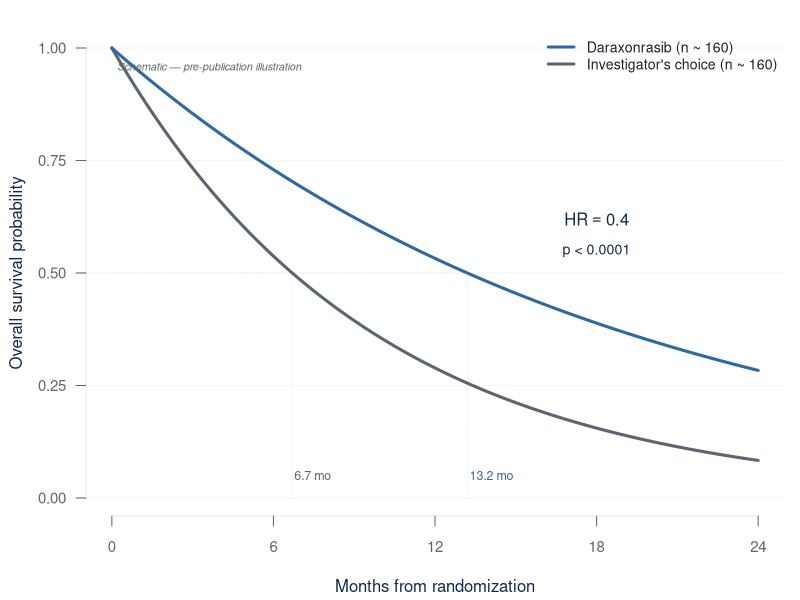
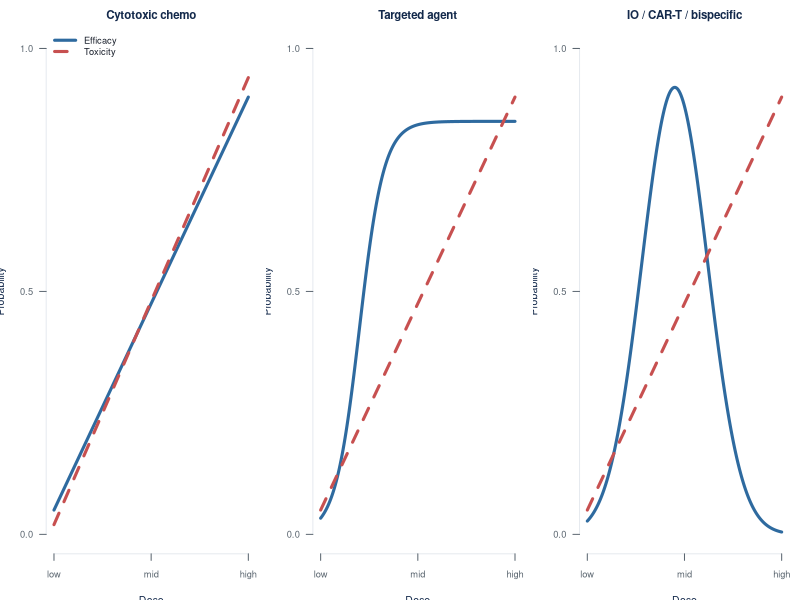
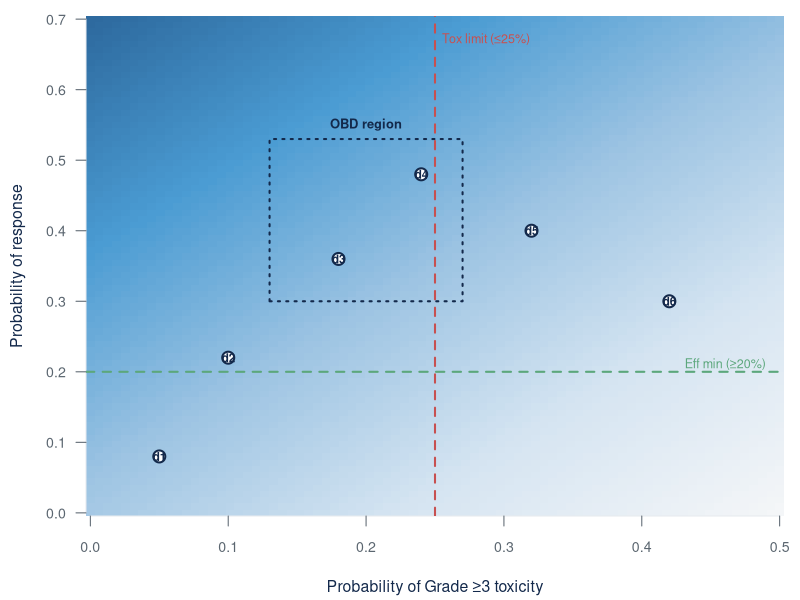
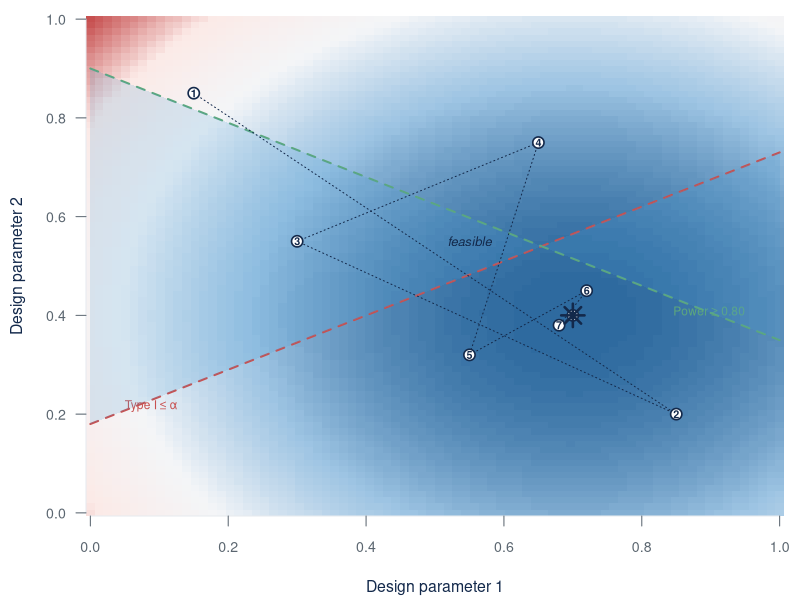

Write R code to recreate these figures, in order.
# Build the four data-plot figures for the GI SPORE talk.
#
# These are pedagogical illustrations, not analyses of real data. The KM curve
# in particular uses simulated event times that reproduce the published
# RASolute 302 headline numbers (median OS 13.2 vs 6.7 mo, HR ~0.40) for
# visual purposes only. A "Schematic" annotation is included on the slide.
#
# Run from this directory:
#   Rscript build_figures.R
#
# Outputs written next to this script: rasolute302-km.svg,
# dose-response-trio.svg, uboin-utility-heatmap.svg, baton-acquisition-cartoon.svg

# Lab palette (kept inline so the script is self-contained; tokens elsewhere
# in the deck live in custom.css).
PAL <- list(
  navy          = "#13294B",
  carolina      = "#4B9CD3",
  carolina_deep = "#2E6A9F",
  graphite      = "#5B6670",
  fog           = "#F4F6F8",
  mist          = "#E6EAEF",
  ink           = "#1A202C",
  alert         = "#C75050",   # for the "MTD region" hatch
  warn          = "#D9B546",
  good          = "#5CA77C"
)

# ---------------------------------------------------------------------------
# Figure 1 — RASolute 302 schematic KM curve
# ---------------------------------------------------------------------------
# Construct two exponential-ish survival curves with the right medians.
# median = log(2) / lambda  =>  lambda = log(2) / median
draw_km <- function() {
  t <- seq(0, 24, by = 0.1)
  S_chemo <- exp(-log(2) / 6.7 * t)
  S_dara  <- exp(-log(2) / 13.2 * t)

  svg("rasolute302-km.svg", width = 6, height = 4.5)
  op <- par(mar = c(4.2, 4.3, 1.5, 0.8), family = "sans",
            col.axis = PAL$graphite, col.lab = PAL$navy,
            fg = PAL$graphite, cex.axis = 0.9, cex.lab = 1.0)

  plot(NA, xlim = c(0, 24), ylim = c(0, 1), axes = FALSE,
       xlab = "Months from randomization",
       ylab = "Overall survival probability")
  axis(1, at = seq(0, 24, by = 6), col = PAL$mist, col.ticks = PAL$graphite,
       lwd = 1)
  axis(2, at = seq(0, 1, by = 0.25), las = 1, col = PAL$mist,
       col.ticks = PAL$graphite, lwd = 1)
  abline(h = seq(0, 1, by = 0.25), col = PAL$mist, lwd = 0.5)

  # Median guides
  segments(0, 0.5, 13.2, 0.5, col = PAL$mist, lty = 3)
  segments(6.7, 0, 6.7, 0.5,  col = PAL$mist, lty = 3)
  segments(13.2, 0, 13.2, 0.5, col = PAL$mist, lty = 3)

  lines(t, S_chemo, col = PAL$graphite,      lwd = 3)
  lines(t, S_dara,  col = PAL$carolina_deep, lwd = 3)

  # Median annotations
  text(6.7,  0.04, "6.7 mo",  col = PAL$graphite,      cex = 0.75, adj = c(-0.05, 0))
  text(13.2, 0.04, "13.2 mo", col = PAL$carolina_deep, cex = 0.75, adj = c(-0.05, 0))

  # Legend
  legend("topright", bty = "n", cex = 0.85, text.col = PAL$ink,
         legend = c("Daraxonrasib (n ~ 160)", "Investigator's choice (n ~ 160)"),
         col = c(PAL$carolina_deep, PAL$graphite),
         lwd = 3, seg.len = 2)

  # HR annotation
  text(18, 0.62, expression(HR == 0.40), col = PAL$navy, cex = 1.0)
  text(18, 0.55, "p < 0.0001", col = PAL$navy, cex = 0.85)

  # Schematic disclaimer (top-left, out of the way of median annotations)
  text(0.2, 0.95, "Schematic — pre-publication illustration",
       col = PAL$graphite, cex = 0.65, font = 3, adj = c(0, 0))

  par(op)
  dev.off()
  invisible(NULL)
}

# ---------------------------------------------------------------------------
# Figure 2 — Dose-response trio
# ---------------------------------------------------------------------------
draw_dose_response_trio <- function() {
  x <- seq(0, 10, length.out = 200)

  # Chemo: monotone in both
  chemo_eff <- 0.05 + 0.085 * x
  chemo_tox <- 0.02 + 0.092 * x

  # Targeted: efficacy plateaus, toxicity climbs
  targ_eff  <- 0.85 / (1 + exp(-1.6 * (x - 2.0)))
  targ_tox  <- 0.05 + 0.085 * x

  # IO / CAR-T: efficacy umbrella, toxicity climbs
  io_eff    <- 0.92 * exp(-((x - 4.5) / 2.4)^2)
  io_tox    <- 0.05 + 0.085 * x

  svg("dose-response-trio.svg", width = 9, height = 3.3)
  op <- par(mfrow = c(1, 3), mar = c(3.5, 3.5, 2.2, 0.8), family = "sans",
            col.axis = PAL$graphite, col.lab = PAL$navy,
            fg = PAL$graphite, cex.axis = 0.85, cex.lab = 0.95,
            cex.main = 1.05, col.main = PAL$navy)

  panel <- function(eff, tox, title) {
    plot(NA, xlim = c(0, 10), ylim = c(0, 1), axes = FALSE,
         xlab = "Dose", ylab = "Probability", main = title)
    axis(1, at = c(0, 5, 10), labels = c("low", "mid", "high"),
         col = PAL$mist, col.ticks = PAL$graphite, lwd = 1)
    axis(2, at = c(0, 0.5, 1), las = 1, col = PAL$mist,
         col.ticks = PAL$graphite, lwd = 1)
    lines(x, eff, col = PAL$carolina_deep, lwd = 3)
    lines(x, tox, col = PAL$alert,          lwd = 3, lty = 2)
  }

  panel(chemo_eff, chemo_tox, "Cytotoxic chemo")
  legend("topleft", bty = "n", cex = 0.85, text.col = PAL$ink,
         legend = c("Efficacy", "Toxicity"),
         col = c(PAL$carolina_deep, PAL$alert), lwd = 3, lty = c(1, 2),
         seg.len = 2.5)

  panel(targ_eff, targ_tox, "Targeted agent")
  panel(io_eff,   io_tox,   "IO / CAR-T / bispecific")

  par(op)
  dev.off()
  invisible(NULL)
}

# ---------------------------------------------------------------------------
# Figure 3 — U-BOIN utility heatmap
# ---------------------------------------------------------------------------
# Plot the dose × (tox, eff) plane with a utility heatmap. Toxicity probability
# on x-axis, efficacy probability on y-axis. Mark admissibility lines and OBD
# region. Show six candidate dose levels as labeled points.
draw_uboin_heatmap <- function() {
  tox <- seq(0, 0.5, length.out = 80)
  eff <- seq(0, 0.7, length.out = 80)
  grid <- expand.grid(tox = tox, eff = eff)
  # Linear utility: u = w_eff * eff - w_tox * tox  (canonical U-BOIN form)
  grid$u <- 1.0 * grid$eff - 1.2 * grid$tox

  # 2D matrix for image()
  U <- matrix(grid$u, nrow = length(tox), ncol = length(eff))

  svg("uboin-utility-heatmap.svg", width = 6.5, height = 4.3)
  op <- par(mar = c(4.2, 4.3, 0.8, 0.8), family = "sans",
            col.axis = PAL$graphite, col.lab = PAL$navy,
            fg = PAL$graphite, cex.axis = 0.85, cex.lab = 0.95)

  # Build the colorRampPalette ranging from fog (low utility) to carolina_deep
  # (high utility) — keeps the figure on-palette for the deck.
  pal_n <- 100
  ramp <- colorRampPalette(c("#F4F6F8", "#D6E5F2", "#9DC4E3", "#4B9CD3", "#2E6A9F"))
  image(tox, eff, U, col = ramp(pal_n), axes = FALSE,
        xlab = "Probability of Grade ≥3 toxicity",
        ylab = "Probability of response")
  axis(1, at = seq(0, 0.5, by = 0.1), col = PAL$mist,
       col.ticks = PAL$graphite, lwd = 1)
  axis(2, at = seq(0, 0.7, by = 0.1), las = 1, col = PAL$mist,
       col.ticks = PAL$graphite, lwd = 1)

  # Admissibility lines: toxicity ≤ 0.25 and efficacy ≥ 0.20
  abline(v = 0.25, col = PAL$alert, lwd = 2, lty = 2)
  abline(h = 0.20, col = PAL$good,  lwd = 2, lty = 2)
  text(0.255, 0.68, "Tox limit (≤25%)", col = PAL$alert, cex = 0.75, adj = c(0, 1))
  text(0.49, 0.205, "Eff min (≥20%)",   col = PAL$good,  cex = 0.75, adj = c(1, 0))

  # Six candidate dose levels (illustrative). Toxicity rises with dose,
  # efficacy peaks around dose 3-4 then falls under combo toxicity.
  doses <- data.frame(
    label = c("d1", "d2", "d3", "d4", "d5", "d6"),
    tox   = c(0.05, 0.10, 0.18, 0.24, 0.32, 0.42),
    eff   = c(0.08, 0.22, 0.36, 0.48, 0.40, 0.30)
  )
  points(doses$tox, doses$eff, pch = 21, bg = "white",
         col = PAL$navy, cex = 1.6, lwd = 2)
  text(doses$tox, doses$eff, doses$label, col = PAL$navy,
       cex = 0.7, font = 2)

  # OBD region: d3-d4 (admissible AND high utility)
  rect(0.13, 0.30, 0.27, 0.53, border = PAL$navy, lwd = 2, lty = 3)
  text(0.20, 0.55, "OBD region", col = PAL$navy, cex = 0.78, font = 2)

  par(op)
  dev.off()
  invisible(NULL)
}

# ---------------------------------------------------------------------------
# Figure 4 — BATON acquisition surface
# ---------------------------------------------------------------------------
# 2D constrained optimization landscape. Objective function = expected sample
# size (to minimize). Two constraints carve out a feasible region. BATON's
# sequential evaluations (numbered) converge to the constrained optimum.
draw_baton_surface <- function() {
  # Design parameters: p1 (efficacy threshold), p2 (futility margin)
  p1 <- seq(0, 1, length.out = 80)
  p2 <- seq(0, 1, length.out = 80)
  grid <- expand.grid(p1 = p1, p2 = p2)
  # Objective: bowl-shaped, optimum near (0.7, 0.4)
  grid$obj <- 60 + 40 * ((grid$p1 - 0.7)^2 + (grid$p2 - 0.4)^2)
  Obj <- matrix(grid$obj, nrow = length(p1), ncol = length(p2))

  svg("baton-acquisition-cartoon.svg", width = 6, height = 4.5)
  op <- par(mar = c(4.2, 4.3, 0.8, 0.8), family = "sans",
            col.axis = PAL$graphite, col.lab = PAL$navy,
            fg = PAL$graphite, cex.axis = 0.85, cex.lab = 0.95)

  ramp <- colorRampPalette(c("#2E6A9F", "#9DC4E3", "#F4F6F8", "#FCEAE7", "#C75050"))
  image(p1, p2, Obj, col = ramp(100), axes = FALSE,
        xlab = "Design parameter 1",
        ylab = "Design parameter 2")
  axis(1, at = seq(0, 1, by = 0.2), col = PAL$mist,
       col.ticks = PAL$graphite, lwd = 1)
  axis(2, at = seq(0, 1, by = 0.2), las = 1, col = PAL$mist,
       col.ticks = PAL$graphite, lwd = 1)

  # Constraint 1: Type I error <= alpha (left of curve)
  c1_x <- seq(0, 1, length.out = 100)
  c1_y <- 0.18 + 0.55 * c1_x
  lines(c1_x, c1_y, col = PAL$alert, lwd = 2, lty = 2)
  text(0.05, 0.21, "Type I ≤ α", col = PAL$alert, cex = 0.72, adj = c(0, 0))

  # Constraint 2: Power >= 1 - beta (right of curve)
  c2_x <- seq(0, 1, length.out = 100)
  c2_y <- 0.9 - 0.55 * c2_x
  lines(c2_x, c2_y, col = PAL$good, lwd = 2, lty = 2)
  text(0.95, 0.40, "Power ≥ 0.80", col = PAL$good, cex = 0.72, adj = c(1, 0))

  # Feasible region polygon (between the two constraints)
  feas_x <- c(seq(0.0, 1.0, length.out = 50),
              seq(1.0, 0.0, length.out = 50))
  feas_y <- c(0.18 + 0.55 * seq(0.0, 1.0, length.out = 50),
              0.9  - 0.55 * seq(1.0, 0.0, length.out = 50))
  feas_y <- pmax(0, pmin(1, feas_y))
  polygon(feas_x, feas_y, col = adjustcolor(PAL$carolina, alpha.f = 0.18),
          border = NA)
  text(0.55, 0.55, "feasible", col = PAL$navy, cex = 0.78, font = 3)

  # BATON sequential evaluations — converging trajectory
  pts <- data.frame(
    x = c(0.15, 0.85, 0.30, 0.65, 0.55, 0.72, 0.68, 0.70),
    y = c(0.85, 0.20, 0.55, 0.75, 0.32, 0.45, 0.38, 0.40),
    n = 1:8
  )
  for (i in seq_len(nrow(pts) - 1)) {
    segments(pts$x[i], pts$y[i], pts$x[i+1], pts$y[i+1],
             col = PAL$navy, lwd = 1, lty = 3)
  }
  points(pts$x, pts$y, pch = 21, bg = "white", col = PAL$navy,
         cex = 1.5, lwd = 1.6)
  text(pts$x, pts$y, pts$n, col = PAL$navy, cex = 0.65, font = 2)

  # Final optimum (star at point 8)
  points(0.70, 0.40, pch = 8, col = PAL$navy, cex = 2.2, lwd = 2.5)

  par(op)
  dev.off()
  invisible(NULL)
}

# ---------------------------------------------------------------------------
# Build all four
# ---------------------------------------------------------------------------
draw_km()
draw_dose_response_trio()
draw_uboin_heatmap()
draw_baton_surface()

cat("Built:\n")
cat(" - rasolute302-km.svg\n")
cat(" - dose-response-trio.svg\n")
cat(" - uboin-utility-heatmap.svg\n")
cat(" - baton-acquisition-cartoon.svg\n")
